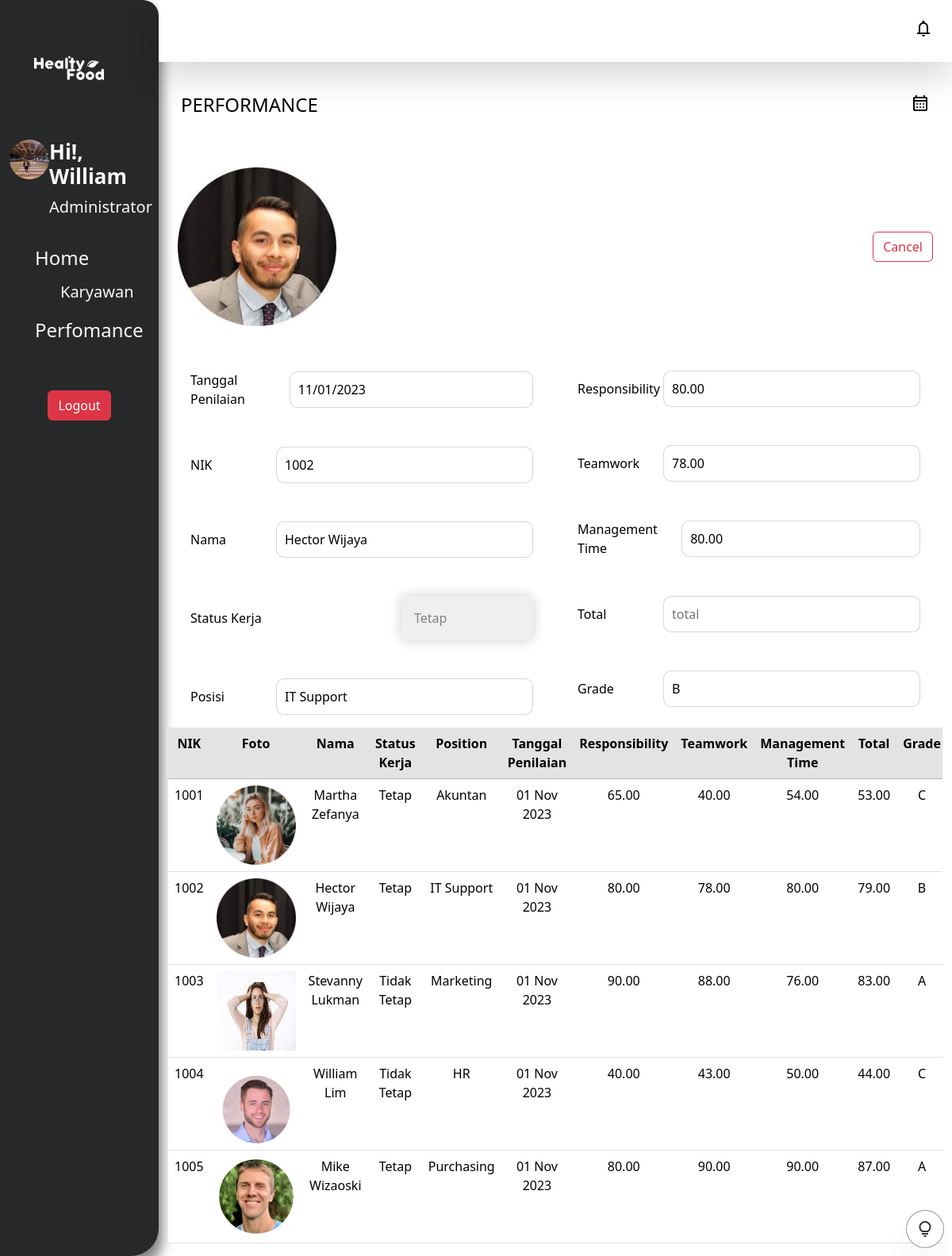
The page /Karyawan/performance.php?aksi=viewing&id=1002 on the database its author committed.
### tables this page shows
CREATE TABLE `performance` (
  `nik` int(8) NOT NULL,
  `foto` varchar(200) NOT NULL,
  `nama` varchar(200) NOT NULL,
  `status_kerja` enum('Tetap','Tidak Tetap') NOT NULL,
  `position` varchar(10) NOT NULL,
  `tgl_penilaian` date NOT NULL,
  `responsibility` decimal(10,2) NOT NULL,
  `teamwork` decimal(10,2) NOT NULL,
  `management_time` decimal(10,2) NOT NULL,
  `total` decimal(10,2) NOT NULL,
  `grade` varchar(3) NOT NULL
);

### Karyawan/Require/CRUD.php (the view, shortened to what this page needs)
<?php
    function view($con){
    ?>
        <div class="container">
            <div class="row overflow-x-auto">
                <table class="table table-hover text-center">
                    <tr class="text-center">
                        <th class="table-secondary">NIK</th>
                        <th class="table-secondary">Foto</th>
                        <th class="table-secondary">Nama</th>
                        <th class="table-secondary">Status Kerja</th>
                        <th class="table-secondary">Position</th>
                        <th class="table-secondary">Tanggal Penilaian</th>
                        <th class="table-secondary">Responsibility</th>
                        <th class="table-secondary">Teamwork</th>
                        <th class="table-secondary">Management Time</th>
                        <th class="table-secondary">Total</th>
                        <th class="table-secondary">Grade</th>
                    </tr>
                            <?php
                    include 'connection.php';
                    $sql = "SELECT * FROM performance";
                    $result = mysqli_query($con,$sql);
                    if(mysqli_num_rows($result)>0){
                        while($data = mysqli_fetch_array($result)){
                    ?>
                    <tr>
                        <td><?= $data['nik']; ?></td>
                        <td><?= "<img src='image/".$data['foto']."' width='100' height='100' title='".$data['nik']."'/>"; ?></td>
                        <td><?= $data['nama']; ?></td>
                                        <td><?= $data['status_kerja']; ?></td>
                                        <td><?= $data['position']; ?></td>
                        <td><?= date("d M Y",strtotime($data['tgl_penilaian'])); ?></td>
                                        <td><?= $data['responsibility']; ?></td>
                                        <td><?= $data['teamwork']; ?></td>
                                        <td><?= $data['management_time']; ?></td>
                                        <td><?= $data['total']; ?></td>
                                        <td><?= $data['grade']; ?></td>
                    </tr>
                    <?php
                            }
                        }
                        else{
                        ?>
                            <tr>
                            <td colspan="12" align="center"><i>Data Belum Ada</i></td>
                            </tr>
                        <?php
                        }
                        ?>
                </table>
            </div>
        </div>
<?php
    }
?>
<?php
    function lihat($con){
        $id 	= $_GET['id'];
        $sql 	= "SELECT * FROM performance WHERE nik ='$id'";
        $result = mysqli_query($con,$sql);
        while($data = mysqli_fetch_array($result)){
            $status_kerja = $data['status_kerja'];
?>
    <form action="" name="performa" method="POST" enctype="multipart/form-data">
        <div class="container  mt-3 ">
                <div class="row overflow-x-auto">
                    <div class="col-12 col-sm-6 pt-4 pb-4 ">
                        <div class="d-flex align-items-center justify-content-between">
                        <span><?="<img src='image/".$data['foto']."' width='200' height='200' title='".$data['nama']."'/>"; ?></span>
                        </div>
                    </div>
                    <div class="col-12  col-sm-6 d-flex justify-content-sm-end align-items-center">
                        <input type="button"
                                value="Cancel"
                                onclick="window.location.href='performance.php'"
                                class="btn btn-outline-danger"
                                >
                    </div>
                </div>
                <div class="row overflow-x-auto">
                <div class="col-12 col-sm-6">
                    <div class="d-flex align-items-center  mt-3 p-3 justify-content-between">
                        <label for="tgl_penilaian">Tanggal Penilaian</label>
                        <input  type="date"
                                name="tgl_penilaian"
                                placeholder="Tanggal Penilaian"
                                value="<?= $data['tgl_penilaian']; ?>"
                                readonly
                                class="custom-Input
                                "/>
                    </div>
                    <div class="d-flex align-items-center  mt-3 p-3 justify-content-between">
                        <label for="Nik">NIK</label>
                        <input  type="text"
                                name="id"
                                placeholder="Nomor Induk Karyawan"
                                value="<?= $data['nik'];?>"
                                class="custom-Input
                                "
                                readonly/>
                    </div>
                    <div class="d-flex align-items-center  mt-3 p-3 justify-content-between">
                        <label for="Nama">Nama</label>
                        <input  type="text"
                                name="nama"
                                value="<?= $data['nama']; ?>"
                                placeholder="Nama"
                                readonly
                                class="custom-Input
                                "/>
                    </div>
                    <div class="d-flex align-items-center  mt-3 p-3 justify-content-between">
                    <?php
                        include 'connection.php';
                        $query = "SHOW COLUMNS FROM performance WHERE Field = 'status_kerja'";
                        $result = mysqli_query($con, $query);
                        if ($result) {
                            $row = mysqli_fetch_assoc($result);
                            $enum_str = $row['Type'];
                            preg_match_all("/'([^']+)'/", $enum_str, $matches);
                            $enum_values = $matches[1];
                        }
                        ?>
                        <label for="Status_kerja">Status Kerja</label>
                        <select name="status_kerja" disabled>
                        <?php
                                foreach ($enum_values as $value) {
                                    $selected = ($value == $status_kerja) ? 'selected' : '';
                                    echo '<option readonly value="' . $value . '"' . $selected . '>' . $value . '</option>';
                                }
                        ?>
                        </select>
                    </div>
                    <div class="d-flex align-items-center  mt-3 p-3 justify-content-between">
                        <label for="posisi">Posisi</label>
                        <input  type="text"
                                name="position"
                                placeholder="Posisi"
                                value="<?= $data['position']; ?>"
                                class="custom-Input
                                "
                                readonly/>
                    </div>
                </div>
                <div class="col-12 col-sm-6">
                    <div class="d-flex align-items-center  mt-3 p-3 justify-content-between">
                        <label for="responsibility">Responsibility</label>
                        <input  type="number"
                                name="responsibility"
                                min="0"
                                placeholder="Responsibility"
                                onfocus="start_count()"
                                onblur="stop_count()"
                                value="<?= $data['responsibility']; ?>"
                                class="custom-Input
                                "
                                readonly/>
                    </div>
                    <div class="d-flex align-items-center  mt-3 p-3 justify-content-between">
                        <label for="teamwork">Teamwork</label>
                        <input  type="number"
                                name="teamwork"
                                min="0"
                                placeholder="teamwork"
                                onfocus="start_count()"
                                onblur="stop_count()"
                                value="<?= $data['teamwork']; ?>"
                                class="custom-Input
                                "
                                readonly/>
                    </div>
                    <div class="d-flex align-items-center  mt-3 p-3 justify-content-between">
                        <label for="management_time">Management Time</label>
                        <input  type="number"
                                name="management_time"
                                min="0"
                                placeholder="management_time"
                                onfocus="start_count()"
                                onblur="stop_count()"
                                value="<?= $data['management_time']; ?>"
                                class="custom-Input
                                "
                                readonly/>
                    </div>
                    <div class="d-flex align-items-center  mt-3 p-3 justify-content-between">
                        <label for="total">Total</label>
                        <input  type="number"
                                name="total"
                                min="0"
                                placeholder="total"
                                value="<?= $data['grade']; ?>"
                                readonly
                                class="custom-Input
                                "/>
                    </div>
                    <div class="d-flex align-items-center  mt-3 p-3 justify-content-between">
                        <label for="grade">Grade</label>
                        <input  type="text"
                                name="grade"
                                placeholder="grade"
                                value="<?= $data['grade']; ?>"
                                readonly
                                class="custom-Input
                                "/>
                    </div>
                </div>
                </div>
        </div>
    </form>
<?php
        }
    }
?>

### Karyawan/css/style.css (style rules this page uses)
:root { --background-light: #ffffff; --background-dark: #232426; --text-light: #000000; --text-dark: #ffffff; --card-light: #efedf7; --card-dark: #2f3030; --table-light:#dae1f5; --table-dark:#2f3030; }
* { padding: 0; margin: 0; }
body { font-family: 'Poppins', sans-serif; }
body[data-bs-theme="light"], body[data-bs-theme="dark"] { transition: background-color 0.3s, color 0.5s; }
select { appearance: none; border: 0.5px; outline: 0; font: inherit; max-width: 20rem; padding: 1rem 4rem 1rem 1rem; border-radius: 0.5em; box-shadow: 0 0 1em 0 rgba(0, 0, 0, 0.2); cursor: pointer; }
.custom-Input { padding:10px; outline: none; border:0.5px solid rgba(211,211,211,0.9); border-radius:10px; width:75%; }

### rows shown on the page
performance: foto+nama (picture), tgl_penilaian "11/01/2023", id "1002", nama "Hector Wijaya", position "IT Support", responsibility "80.00", teamwork "78.00", management_time "80.00", grade "B", nik "1002", foto (picture), status_kerja "Tetap", tgl_penilaian "01 Nov 2023", total "79.00"
performance: nik "1001", foto (picture), nama "Martha Zefanya", status_kerja "Tetap", position "Akuntan", tgl_penilaian "01 Nov 2023", responsibility "65.00", teamwork "40.00", management_time "54.00", total "53.00", grade "C"
performance: nik "1003", foto (picture), nama "Stevanny Lukman", status_kerja "Tidak Tetap", position "Marketing", tgl_penilaian "01 Nov 2023", responsibility "90.00", teamwork "88.00", management_time "76.00", total "83.00", grade "A"
performance: nik "1004", foto (picture), nama "William Lim", status_kerja "Tidak Tetap", position "HR", tgl_penilaian "01 Nov 2023", responsibility "40.00", teamwork "43.00", management_time "50.00", total "44.00", grade "C"
performance: nik "1005", foto (picture), nama "Mike Wizaoski", status_kerja "Tetap", position "Purchasing", tgl_penilaian "01 Nov 2023", responsibility "80.00", teamwork "90.00", management_time "90.00", total "87.00", grade "A"

### other values the page prints
form field status_kerja "Tetap"
